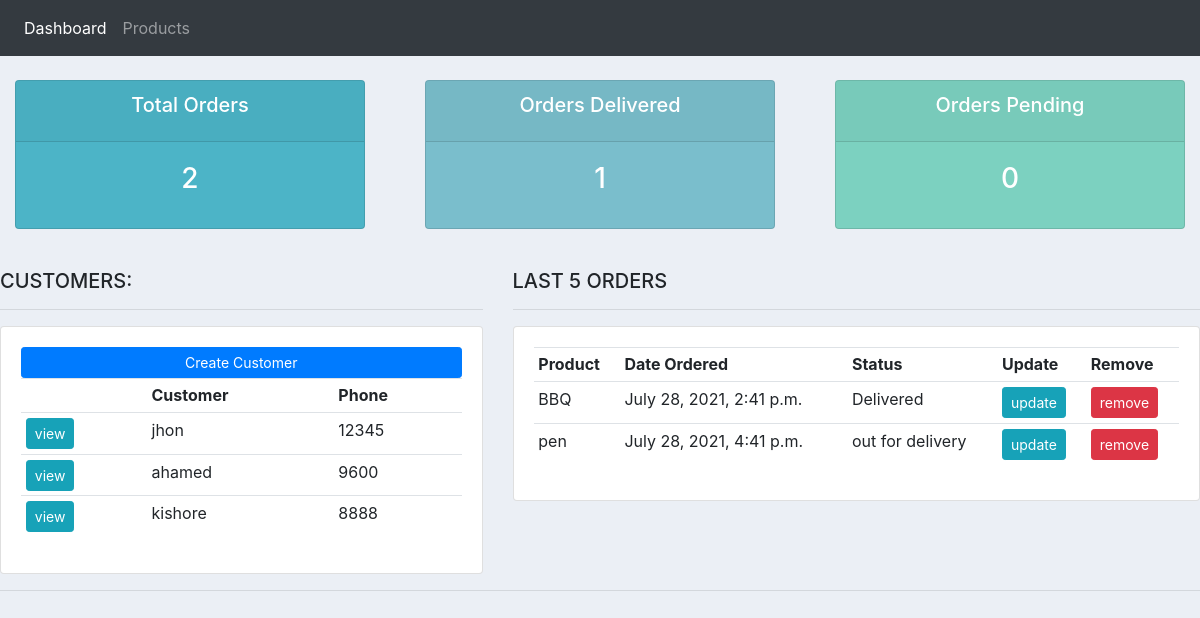
The page / on the database its author committed.
### accounts/models.py (models this page shows, shortened)
class Customer(models.Model):
    name=models.CharField(max_length=100,null=True)
    phone=models.CharField(max_length=100,null=True)
    email=models.CharField(max_length=100,null=True)
    date_created=models.DateTimeField(auto_now_add=True,null=True)

class Order(models.Model):
    STATUS=(
        ('pending','pending'),
        ('out for delivery','out for delivery'),
        ('Delivered','Delivered')
    )
    customer=models.ForeignKey(Customer,null=True,on_delete=models.SET_NULL)
    product=models.ForeignKey(Product,null=True,on_delete=models.SET_NULL)
    date_created=models.DateTimeField(auto_now_add=True,null=True)
    status=models.CharField(max_length=100,null=True,choices=STATUS)

class Product(models.Model):
    CATEGORY=(
        ('indoor','indoor'),
        ('outdoor','outdoor')
    )
    name=models.CharField(max_length=100,null=True)
    price=models.FloatField(max_length=100,null=True)
    category=models.CharField(max_length=100,null=True,choices=CATEGORY)
    description=models.CharField(max_length=100,null=True,blank=True)
    date_created=models.DateTimeField(auto_now_add=True,null=True)
    tags=models.ManyToManyField(Tag)
    def __str__(self):
        return self.name

### accounts/views.py (the view)
# urls.py: 2. Add a URL to urlpatterns:  path('', views.home, name='home')
def home(request):
    cust=Customer.objects.all()
    order=Order.objects.all()
    total_orders=len(order)
    delivered=len(order.filter(status='Delivered'))
    pending=len(order.filter(status='pending'))
    context={'customer':cust,'order':order,'total_orders':total_orders,'delivered':delivered,'pending':pending}
    return render(request,"accounts/dashboard.html",context)

### accounts/templates/accounts/dashboard.html
{% extends 'accounts/main.html' %}
{% block content %}
{% include 'accounts/status.html' %}
<br>
<div class="row">
	<div class="col-md-5">
		<h5>CUSTOMERS:</h5>
		<hr>
		<div class="card card-body">
			<a class="btn btn-primary  btn-sm btn-block" href="">Create Customer</a>
			<table class="table table-sm">
				<tr>
					<th></th>
					<th>Customer</th>
					<th>Phone</th>
				</tr>
				{% for i in customer %}
				<tr>
						<td><a class="btn btn-sm btn-info" href="{% url 'customer' i.id %}">view</a></td>
						<td>{{i.name}}</td>
						<td>{{i.phone}}</td>
				</tr>
				{% endfor %}
			</table>
		</div>
	</div>
	<div class="col-md-7">
		<h5>LAST 5 ORDERS</h5>
		<hr>
		<div class="card card-body">
			<table class="table table-sm">
				<tr>
					<th>Product</th>
					<th>Date Ordered</th>
					<th>Status</th>
					<th>Update</th>
					<th>Remove</th>
				</tr>
				{% for j in order %}
				<tr>
					<td>{{j.product}}</td>
					<td>{{j.date_created}}</td>
					<td>{{j.status}}</td>
					<td><a class="btn btn-sm btn-info" href="{% url 'update_form' j.id %}">update</a></td>
					<td><a class="btn btn-sm btn-danger" href="{% url 'delete_order' j.id %}">remove</a></td>
				</tr>
				{% endfor %}
			</table>
		</div>
	</div>
</div>
{% endblock %}

### accounts/templates/accounts/main.html (shortened to what this page needs)
{% load static %}
<!DOCTYPE html>
<html lang="en">
<head>
    <link rel="stylesheet" href="https://stackpath.bootstrapcdn.com/bootstrap/4.3.1/css/bootstrap.min.css">
    <link rel="stylesheet" type="text/css" href="{% static 'css/main.css'%}">
</head>
<body>
    {% include 'accounts/navbar.html' %}
    {% block content %}
    {% endblock %}
    <hr>
</body>
</html>

### accounts/templates/accounts/navbar.html (shortened to what this page needs)
<nav class="navbar navbar-expand-lg navbar-dark bg-dark">
    <div class="collapse navbar-collapse" id="navbarNav">
      <ul class="navbar-nav">
        <li class="nav-item active">
          <a class="nav-link" href="{% url 'home' %}">Dashboard</a>
        </li>
        <li class="nav-item">
          <a class="nav-link" href="{% url 'products' %}">Products</a>
        </li>
      </ul>
    </div>
  </nav>

### accounts/templates/accounts/status.html
<br>
<div class="row">
	<div class="col">
		<div class="col-md">
			<div class="card text-center text-white  mb-3" id="total-orders">
			  	<div class="card-header">
			  		<h5 class="card-title">Total Orders</h5>
			  	</div>
			  	<div class="card-body">
			    	<h3 class="card-title">{{total_orders}}</h3>
			  	</div>
			</div>
		</div>
	</div>
	<div class="col">
		<div class="col-md">
			<div class="card text-center text-white  mb-3" id="orders-delivered">
			  	<div class="card-header">
			  		<h5 class="card-title">Orders Delivered</h5>
			  	</div>
			  	<div class="card-body">
			    	<h3 class="card-title">{{delivered}}</h3>
			  	</div>
			</div>
		</div>
	</div>
	<div class="col">
		<div class="col-md">
			<div class="card text-center text-white  mb-3" id="orders-pending">
			  	<div class="card-header">
			  		<h5 class="card-title">Orders Pending</h5>
			  	</div>
			  	<div class="card-body">
			    	<h3 class="card-title">{{pending}}</h3>
			  	</div>
			</div>
		</div>
	</div>
</div>

### static/css/main.css (style rules this page uses)
body { background-color: #ebeff5; }
#total-orders { background-color: #4cb4c7; }
#orders-delivered { background-color: #7abecc; }
#orders-pending { background-color: #7CD1C0; }

### rows shown on the page
Customer: name "jhon", phone "12345"
Customer: name "ahamed", phone "9600"
Customer: name "kishore", phone "8888"
Order: product "BBQ", date_created "July 28, 2021, 2:41 p.m.", status "Delivered"
Order: product "pen", date_created "July 28, 2021, 4:41 p.m.", status "out for delivery"

### other values the page prints
{{ total_orders }} "2"
{{ delivered }} "1"
{{ pending }} "0"
